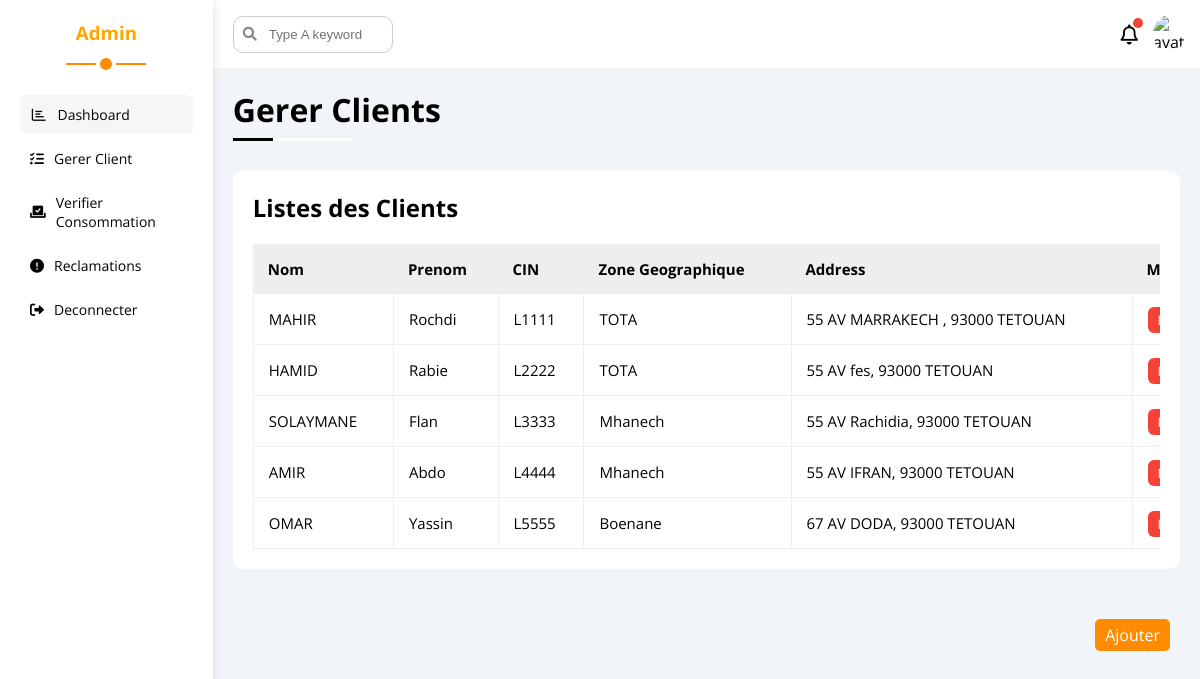
The app's page /admin/gererClients.php (signed in) with its own data.
### tables this page shows
CREATE TABLE `client` (
  `idClient` int(11) NOT NULL,
  `cin` varchar(30) NOT NULL,
  `nom` varchar(30) NOT NULL,
  `prenom` varchar(30) NOT NULL,
  `password` varchar(255) NOT NULL,
  `address` varchar(255) NOT NULL,
  `zone_geo` int(11) NOT NULL
);

CREATE TABLE `zonegeographique` (
  `idZone` int(11) NOT NULL,
  `nomZone` varchar(30) NOT NULL
);

### admin/gererClients.php (the view, shortened to what this page needs)
<?php
require("../connexion.php") ;
$sql = 'SELECT client.*, zonegeographique.nomZone AS zone_name FROM client JOIN zonegeographique ON client.zone_geo = zonegeographique.idZone';
$clients = $conn->query($sql);
?>
<?php
    include('../component/headA.php')
?>
<div class="page d-flex">
    <?php include("../component/sideBarA.php")?>
    <div class="content w-full">
        <?php include("../component/headerUsers.php")?>
        <h1 class="p-relative">Gerer Clients</h1>
            <div class="projects p-20 bg-white rad-10 m-20">
                <h2 class="mt-0 mb-20">Listes des Clients</h2>
                <div class="responsive-table">
                    <table class="fs-15 w-full">
                        <thead>
                            <tr>
                                <td>Nom</td>
                                <td>Prenom</td>
                                <td>CIN</td>
                                <td>Zone Geographique</td>
                                <td>Address</td>
                                <td>Modifier</td>
                            </tr>
                        </thead>
                        <tbody>
                            <?php
                            while($row = mysqli_fetch_assoc($clients)){
                                echo '<tr>' ;
                                    echo '<td>'.$row['nom'].'</td>' ;
                                    echo '<td>'.$row['prenom'].'</td>' ;
                                    echo '<td>'.$row['cin'].'</td>' ;
                                    echo '<td>'.$row['zone_name'].'</td>' ;
                                    echo '<td>'.$row['address'].'</td>' ;
                                    echo '<td>
                                        <a class="label bg-red c-white btn-shape" href ="modifier.php?id='.$row['idClient'].'">Modifier</a>
                                    </td>' ;
                                echo '</tr>' ;
                            }
                            ?>
                        </tbody>
                    </table>
                </div>
            </div>
            <a class="ajouter-client" href="ajouter.php">Ajouter</a>
    </div>
</div>
</body>
</html>

### css/admin/framework.css (style rules this page uses)
:root { --blue-color : #0075ff ; --blue-alt-color : #0d69d5 ; --orange-color : #f59e0b ; --green-color : #22c55e ; --red-color : #f44336 ; --gray-color : #888 ; }
.d-flex { display: flex; }
.p-20 { padding: 20px; }
.m-20 { margin: 20px; }
.mt-0 { margin-top: 0; }
.mb-20 { margin-bottom : 20px ; }
.w-full { width: 100%; }
.bg-white { background-color: white; }
.bg-red { background-color : var(--red-color); }
.c-white { color : white ; }
.p-relative { position: relative; }
.fs-15 { font-size : 15px ; }
.rad-10 { border-radius: 10px; }
.btn-shape { padding : 4px 10px ; border-radius : 6px ; }

### css/admin/master.css (style rules this page uses)
:root { --blue-color : #FFA500 ; --blue-alt-color : #FF8C00 ; --orange-color : #f59e0b ; --green-color : #22c55e ; --red-color : #f44336 ; --gray-color : #888 ; }
* { box-sizing: border-box; }
a { text-decoration: none ; }
.page { background: #f1f5f9; min-height : 100vh ; }
.content { overflow: hidden; }
.page h1 { margin : 20px 20px 40px ; }
.page h1::before , .page h1::after { content: ""; position: absolute; height: 3px; bottom: -10px; left : 0 ; }
.page h1::before { width: 120px; background-color: white; }
.page h1::after { width: 40px; background-color: black; }
.projects .responsive-table { overflow-x : auto ; }
.projects table { min-width : 1000px ; border-spacing: 0; }
.projects table td { padding : 15px ; }
.projects thead td { background-color : #EEE ; font-weight : bold ; }
.projects tbody td { border-bottom : 1px solid #EEE ; border-left : 1px solid #EEE ; transition : 0.3s ; }
.projects tbody tr td:last-child { border-right : 1px solid #EEE ; }
.projects table .label { font-size : 13px ; }
.ajouter-client { display: block; width: fit-content; margin: 50px 30px 40px auto; background: var(--blue-alt-color); color: white; padding: 5px 10px; border-radius: 5px; }

### records on screen
client: nom "MAHIR", prenom "Rochdi", cin "L1111", zone_geo.nomZone "TOTA", address "55 AV MARRAKECH , 93000 TETOUAN"
client: nom "HAMID", prenom "Rabie", cin "L2222", zone_geo.nomZone "TOTA", address "55 AV fes, 93000 TETOUAN"
client: nom "SOLAYMANE", prenom "Flan", cin "L3333", zone_geo.nomZone "Mhanech", address "55 AV Rachidia, 93000 TETOUAN"
client: nom "AMIR", prenom "Abdo", cin "L4444", zone_geo.nomZone "Mhanech", address "55 AV IFRAN, 93000 TETOUAN"
client: nom "OMAR", prenom "Yassin", cin "L5555", zone_geo.nomZone "Boenane", address "67 AV DODA, 93000 TETOUAN"
